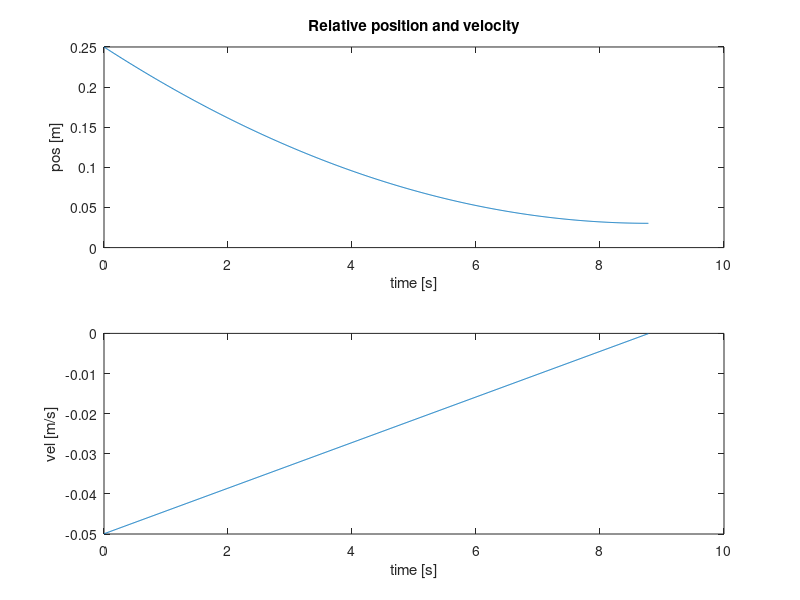
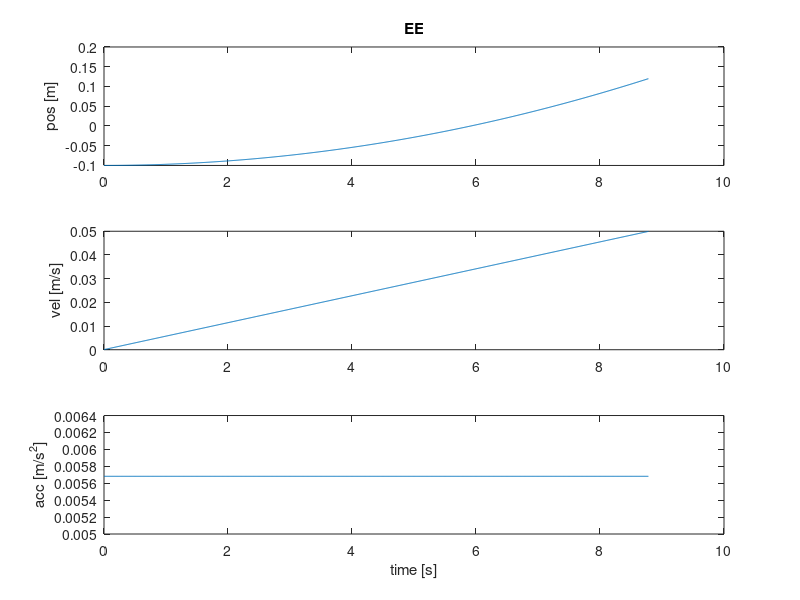
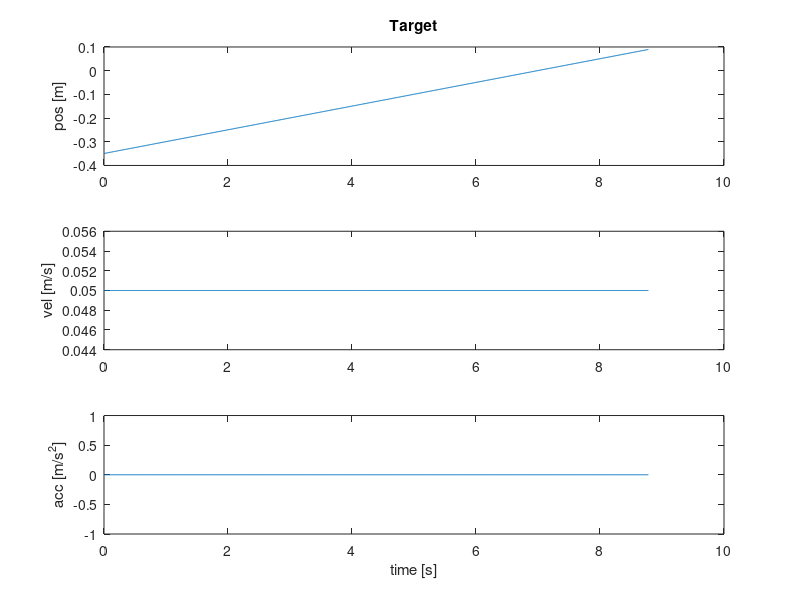
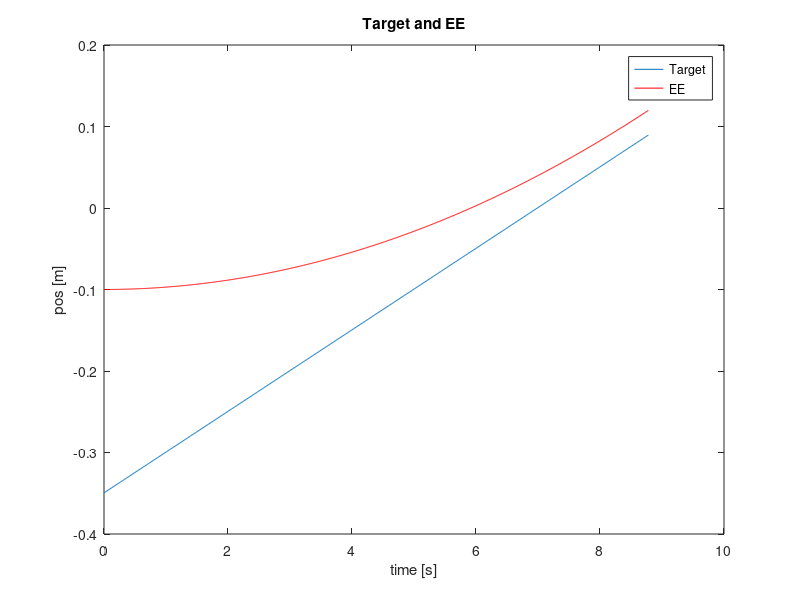

Here is the MATLAB script that generated these plots, in order:
close all
clear all

dt = 0.01;   %Sample time [s]
V_t = [-0.05, 0.0, 0.0]';   %Target constant velocity [m/s]
P_ee_i = [0.1, 0.0, 0.0]';  %Initial position EE [m]
P_t_i = [0.35, 0.0, 0.0]'; %Initial position target [m]
V_ee_i = [0.0, 0.0, 0.0]'; %Initial velocity EE [m/s]
d = 0.03; %Final relative distance [m]


Vv_t = V_t/norm(V_t);

D = Vv_t * inv(Vv_t' * Vv_t) * Vv_t';
Dt = eye(3) - D;

% Project on the direction of motion
Pd_t_i = Vv_t' * P_t_i;
Pd_ee_i = Vv_t' * P_ee_i;
Vd_ee_i = Vv_t' * V_ee_i;
Vd_t = Vv_t' * V_t;
%dd = Vv_t' * d;

Td = 2*(Pd_t_i - Pd_ee_i + d)./(Vd_ee_i - Vd_t)
Ad_ee_ref = ((Vd_t - Vd_ee_i))./Td

N = floor(abs(max(Td))/dt);

N_tot = N;

t_data = zeros(N_tot,1);
Pdr_data = zeros(N_tot,length(Td));
Pd_ee_data = zeros(N_tot,length(Td));
Pd_t_data = zeros(N_tot,length(Td));
Vd_ee_data = zeros(N_tot,length(Td));
Ad_ee_data = zeros(N_tot,length(Td));
Vd_t_data = zeros(N_tot,length(Td));
A_t_data = zeros(N_tot,length(Td));
Vdr_data = zeros(N_tot,length(Td));

% Init
Pd_ee = Pd_ee_i;
P_ee = P_ee_i;
Pd_t = Pd_t_i;
P_t = P_t_i;
Vd_ee = Vd_ee_i;
t = 0.0;
Ad_ee = zeros(size(Td))';

 
for i=1:N_tot
    
    Pdr = Pd_ee - Pd_t;
    
    Ad_ee = Ad_ee_ref;

    t = (i-1) * dt;
    
    Pd_t = Pd_t + Vd_t .* dt;
    Vd_ee = Vd_ee + Ad_ee .* dt;
    Pd_ee = Pd_ee + Vd_ee .* dt;
    
    V_ee = Vv_t * Vd_ee;
    P_ee = P_ee + V_ee .* dt;
    
    
    P_t = P_t + V_t .* dt;
    
    % Save
    t_data(i) = t;
    Pdr_data(i,:) = Pdr;
    Pd_ee_data(i,:) = Pd_ee;
    P_ee_data(i,:) = P_ee;
    Pd_t_data(i,:) = Pd_t;
    P_t_data(i,:) = P_t;
    Vd_ee_data(i,:) = Vd_ee;
    V_ee_data(i,:) = V_ee;
    
    Ad_ee_data(i,:) = Ad_ee; 
    Vd_t_data(i,:) = Vd_t;
    Vdr_data(i,:) = Vd_ee - Vd_t;
    
    Vr_data(i,:) = V_ee - V_t;
    Pr_data(i,:) = P_ee - P_t;
end

figure(1)
subplot(2,1,1)
plot(t_data,Pdr_data)
title('Relative position and velocity')
ylabel('pos [m]')
xlabel('time [s]')
subplot(2,1,2)
plot(t_data,Vdr_data)
ylabel('vel [m/s]')
xlabel('time [s]')
 
figure(2)
subplot(3,1,1)
plot(t_data,Pd_ee_data)
ylabel('pos [m]')
title('EE')
subplot(3,1,2)
plot(t_data,Vd_ee_data)
ylabel('vel [m/s]')
subplot(3,1,3)
plot(t_data,Ad_ee_data)
ylabel('acc [m/s^2]')
xlabel('time [s]')

figure(3)
subplot(3,1,1)
plot(t_data,Pd_t_data)
ylabel('pos [m]')
title('Target')
subplot(3,1,2)
plot(t_data,Vd_t_data)
ylabel('vel [m/s]')
subplot(3,1,3)
plot(t_data,A_t_data)
ylabel('acc [m/s^2]')
xlabel('time [s]')

figure(4)
plot(t_data,Pd_t_data)
hold on
plot(t_data,Pd_ee_data,'r')
title('Target and EE')
legend('Target','EE')
xlabel('time [s]')
ylabel('pos [m]')
